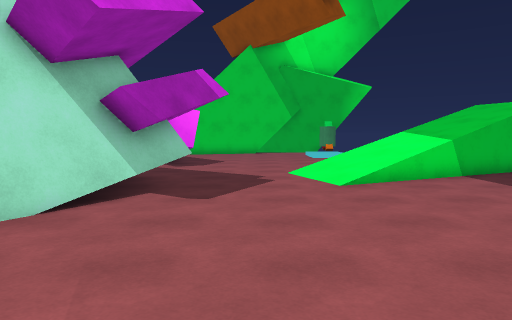
View 1 (above)

16 first-person views from a walk through a scene from a Unity 3-D project. The camera is 1.4 m above the floor, tilts 4° down and sees 70° across. The floor is counted in squares, 1 m on a side. Each view is taken from the middle of a square. On the plan, view 1 faces up. The plan holds only what a view shows up to about 16 squares ahead; the rest is blank. The place goes on beyond the plan. Surface patterns are stand-ins for the level's own textures.

View 2
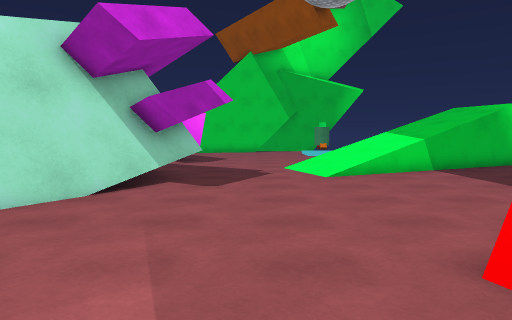

View 3
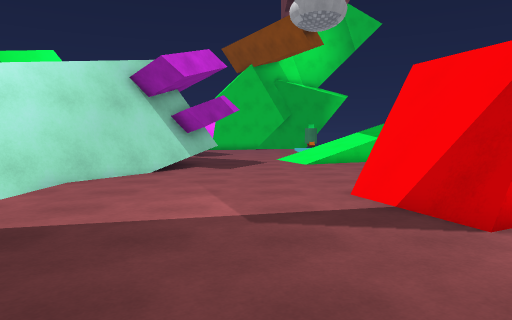

View 4
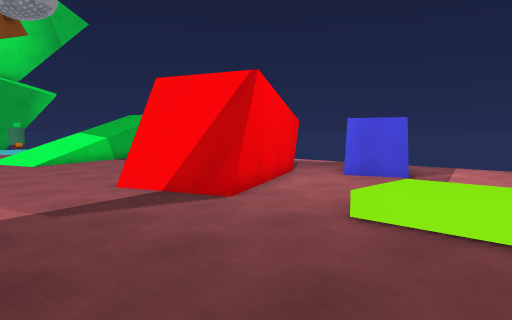

View 5
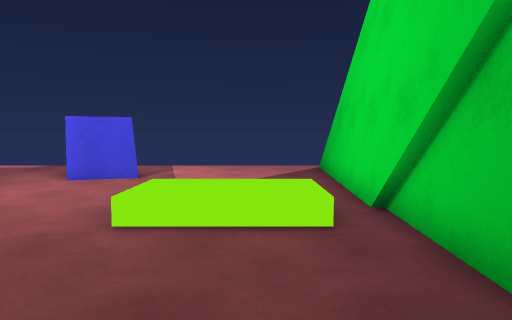

View 6
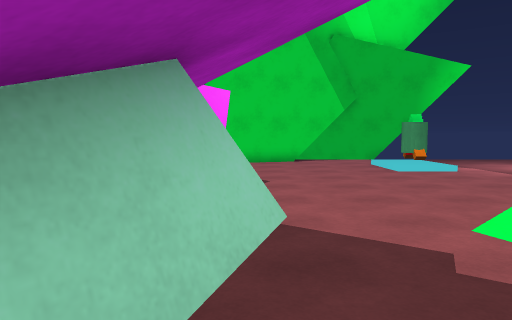

View 7
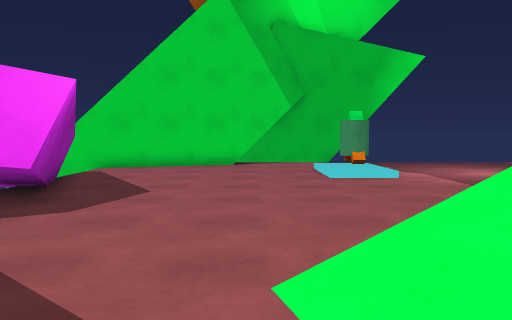

View 8
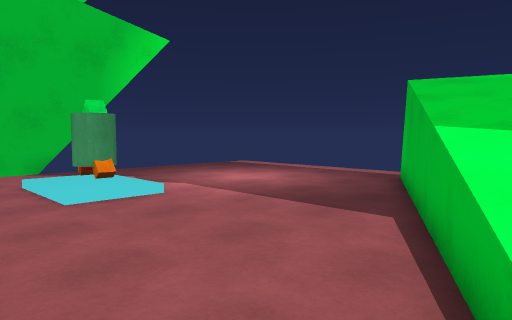

View 9
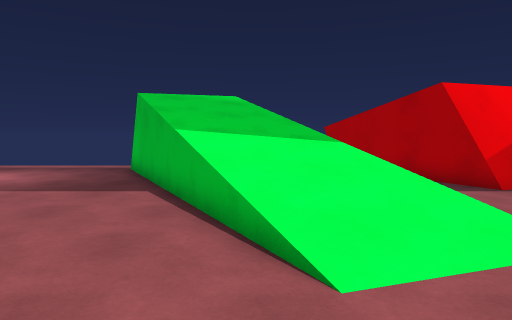

View 10
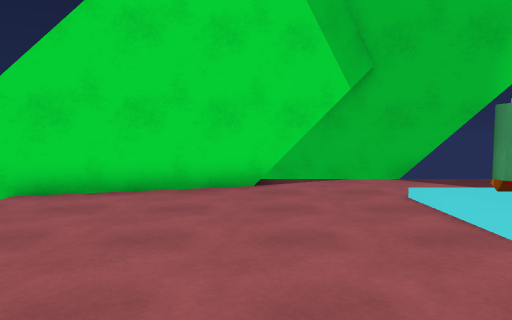

View 11
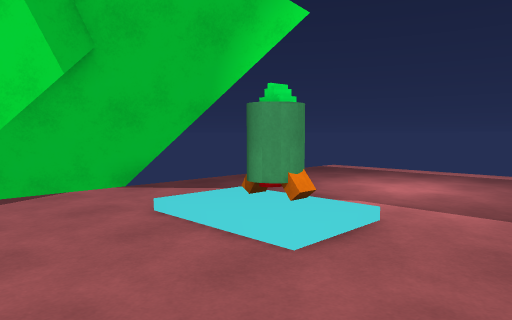

View 12
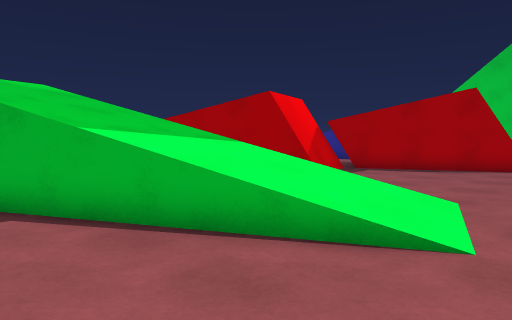

View 13
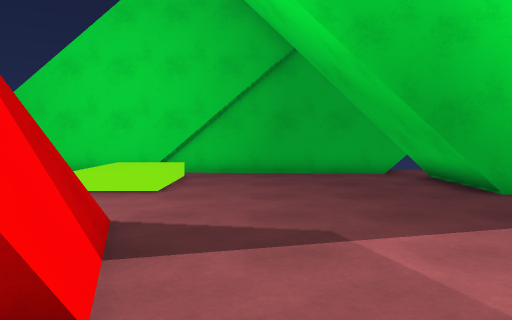

View 14
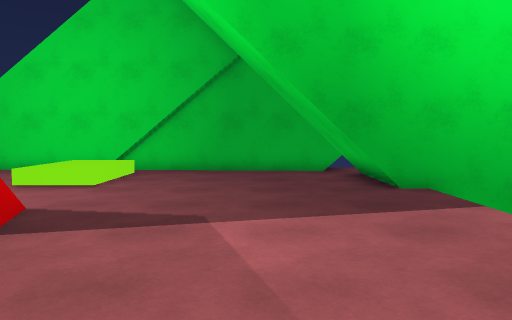

View 15
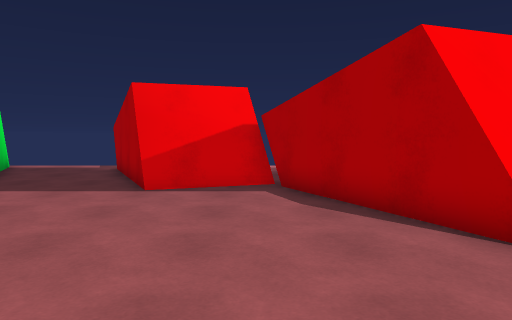

View 16
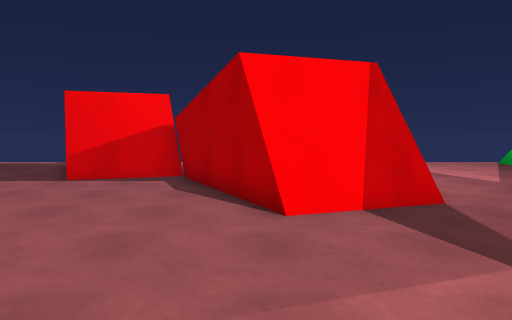

### Floor plan
Key: @ floor where view 1 was taken; # wall or solid block; x gap in a wall; . main floor; : floor 0.5 m higher than the main floor; + floor 2.75 m higher than the main floor; / step, stairs or slope; = window, fence, low wall or low ledge; ^ raised ledge; v drop or lower ground; R rocket.
Columns run from 7 left of view 1 to 14 right of it. Each row starts with its distance up from view 1.
 29          ####
 28         ##.###...  ..
 27       ###.............
 26   #####...............
 25  ##...................
 24   ....................
 23   #........RR.........
 22   #...................
 21   #...................
 20   ##..................
 19    #.................
 18    ##............###
 17    ##..........##//
 16     #........##////
 15     .......==//////+#.
 14     ...../=///////v...
 13     .....///////v.....
 12     ...../////v.......
 11      .....//v.......#x
 10     ##..../.......###
  9     ##..........###
  8    ##.........=##
  7   ##...........##
  6   ##...........##
  5  ##............##
  4  ##...........##   ..
  3  #..........###    ...
  2  =........###   ##....
  1   ........##  ###....
  0   .....@..#####...
 -1   ........=##...=#
 -2   ...............##
 -3   ...............##...
 -4  #....................
 -5 #####......//.........
 -6    ##......::.........
 -7    ##......::.........
 -8    ##......//.........
 -9   ^###########........
-10   vv   ##########v##/

Where each view was taken, in squares from view 1:
view 1: 0 up, 0 right, facing up
view 2: 2 down, 0 right, facing up
view 3: 7 down, 0 right, facing up
view 4: 8 down, 2 left, facing up-right
view 5: 7 down, 2 left, facing right
view 6: 8 up, 2 left, facing up
view 7: 10 up, 1 right, facing up
view 8: 14 up, 1 right, facing up-right
view 9: 14 up, 2 left, facing right
view 10: 17 up, 0 right, facing up
view 11: 19 up, 0 right, facing up-right
view 12: 18 up, 0 right, facing down-right
view 13: 4 up, 1 right, facing down
view 14: 5 up, 1 left, facing down
view 15: 5 up, 2 left, facing right
view 16: 2 up, 4 left, facing right
